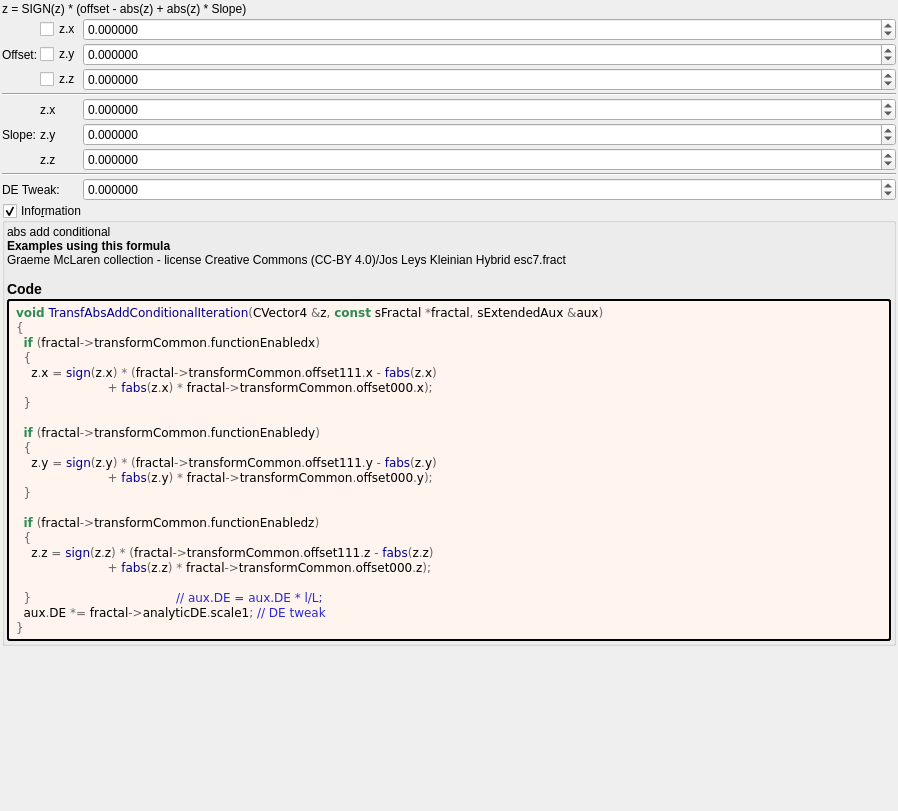
<?xml version="1.0" encoding="UTF-8"?>
<ui version="4.0">
 <class>transf_abs_add_conditional</class>
 <widget class="QWidget" name="Form">
  <property name="geometry">
   <rect>
    <x>0</x>
    <y>0</y>
    <width>898</width>
    <height>811</height>
   </rect>
  </property>
  <property name="windowTitle">
   <string notr="true">transf_abs_add_conditional</string>
  </property>
  <layout class="QVBoxLayout" name="verticalLayout">
   <property name="spacing">
    <number>2</number>
   </property>
   <property name="leftMargin">
    <number>2</number>
   </property>
   <property name="topMargin">
    <number>2</number>
   </property>
   <property name="rightMargin">
    <number>2</number>
   </property>
   <property name="bottomMargin">
    <number>2</number>
   </property>
   <item>
    <widget class="QLabel" name="label_133">
     <property name="text">
      <string>z = SIGN(z) * (offset - abs(z) + abs(z) * Slope)</string>
     </property>
    </widget>
   </item>
   <item>
    <layout class="QGridLayout" name="gridLayout" columnstretch="0,0,1">
     <property name="spacing">
      <number>2</number>
     </property>
     <item row="9" column="1">
      <widget class="QLabel" name="label_117">
       <property name="text">
        <string notr="true">z.y</string>
       </property>
      </widget>
     </item>
     <item row="10" column="1">
      <widget class="QLabel" name="label_118">
       <property name="text">
        <string notr="true">z.z</string>
       </property>
      </widget>
     </item>
     <item row="9" column="2">
      <widget class="MyDoubleSpinBox" name="spinbox3_transf_offset_000_y">
       <property name="sizePolicy">
        <sizepolicy hsizetype="Minimum" vsizetype="Maximum">
         <horstretch>0</horstretch>
         <verstretch>0</verstretch>
        </sizepolicy>
       </property>
       <property name="prefix">
        <string/>
       </property>
       <property name="suffix">
        <string/>
       </property>
       <property name="decimals">
        <number>6</number>
       </property>
       <property name="minimum">
        <double>-99.989999999999995</double>
       </property>
       <property name="maximum">
        <double>99.989999999999995</double>
       </property>
       <property name="singleStep">
        <double>0.100000000000000</double>
       </property>
      </widget>
     </item>
     <item row="4" column="2">
      <widget class="MyDoubleSpinBox" name="spinbox3_transf_offset_111_y">
       <property name="sizePolicy">
        <sizepolicy hsizetype="Minimum" vsizetype="Maximum">
         <horstretch>0</horstretch>
         <verstretch>0</verstretch>
        </sizepolicy>
       </property>
       <property name="prefix">
        <string/>
       </property>
       <property name="suffix">
        <string/>
       </property>
       <property name="decimals">
        <number>6</number>
       </property>
       <property name="minimum">
        <double>-99.989999999999995</double>
       </property>
       <property name="maximum">
        <double>99.989999999999995</double>
       </property>
       <property name="singleStep">
        <double>0.100000000000000</double>
       </property>
      </widget>
     </item>
     <item row="4" column="0">
      <widget class="QLabel" name="label_108">
       <property name="text">
        <string>Offset:</string>
       </property>
      </widget>
     </item>
     <item row="11" column="0" colspan="3">
      <widget class="Line" name="line_3">
       <property name="orientation">
        <enum>Qt::Horizontal</enum>
       </property>
      </widget>
     </item>
     <item row="5" column="1">
      <widget class="MyCheckBox" name="checkBox_transf_function_enabledz">
       <property name="text">
        <string notr="true">z.z</string>
       </property>
      </widget>
     </item>
     <item row="3" column="2">
      <widget class="MyDoubleSpinBox" name="spinbox3_transf_offset_111_x">
       <property name="sizePolicy">
        <sizepolicy hsizetype="Minimum" vsizetype="Maximum">
         <horstretch>0</horstretch>
         <verstretch>0</verstretch>
        </sizepolicy>
       </property>
       <property name="prefix">
        <string/>
       </property>
       <property name="suffix">
        <string/>
       </property>
       <property name="decimals">
        <number>6</number>
       </property>
       <property name="minimum">
        <double>-99.989999999999995</double>
       </property>
       <property name="maximum">
        <double>99.989999999999995</double>
       </property>
       <property name="singleStep">
        <double>0.100000000000000</double>
       </property>
      </widget>
     </item>
     <item row="7" column="0" colspan="3">
      <widget class="Line" name="line_7">
       <property name="orientation">
        <enum>Qt::Horizontal</enum>
       </property>
      </widget>
     </item>
     <item row="4" column="1">
      <widget class="MyCheckBox" name="checkBox_transf_function_enabledy">
       <property name="text">
        <string notr="true">z.y</string>
       </property>
      </widget>
     </item>
     <item row="8" column="1">
      <widget class="QLabel" name="label_116">
       <property name="text">
        <string notr="true">z.x</string>
       </property>
      </widget>
     </item>
     <item row="13" column="2">
      <widget class="MyDoubleSpinBox" name="spinbox_analyticDE_scale_1">
       <property name="sizePolicy">
        <sizepolicy hsizetype="Minimum" vsizetype="Maximum">
         <horstretch>0</horstretch>
         <verstretch>0</verstretch>
        </sizepolicy>
       </property>
       <property name="prefix">
        <string/>
       </property>
       <property name="suffix">
        <string/>
       </property>
       <property name="decimals">
        <number>6</number>
       </property>
       <property name="minimum">
        <double>-99.989999999999995</double>
       </property>
       <property name="maximum">
        <double>99.989999999999995</double>
       </property>
       <property name="singleStep">
        <double>0.100000000000000</double>
       </property>
      </widget>
     </item>
     <item row="8" column="2">
      <widget class="MyDoubleSpinBox" name="spinbox3_transf_offset_000_x">
       <property name="sizePolicy">
        <sizepolicy hsizetype="Minimum" vsizetype="Maximum">
         <horstretch>0</horstretch>
         <verstretch>0</verstretch>
        </sizepolicy>
       </property>
       <property name="prefix">
        <string/>
       </property>
       <property name="suffix">
        <string/>
       </property>
       <property name="decimals">
        <number>6</number>
       </property>
       <property name="minimum">
        <double>-99.989999999999995</double>
       </property>
       <property name="maximum">
        <double>99.989999999999995</double>
       </property>
       <property name="singleStep">
        <double>0.100000000000000</double>
       </property>
      </widget>
     </item>
     <item row="10" column="2">
      <widget class="MyDoubleSpinBox" name="spinbox3_transf_offset_000_z">
       <property name="sizePolicy">
        <sizepolicy hsizetype="Minimum" vsizetype="Maximum">
         <horstretch>0</horstretch>
         <verstretch>0</verstretch>
        </sizepolicy>
       </property>
       <property name="prefix">
        <string/>
       </property>
       <property name="suffix">
        <string/>
       </property>
       <property name="decimals">
        <number>6</number>
       </property>
       <property name="minimum">
        <double>-99.989999999999995</double>
       </property>
       <property name="maximum">
        <double>99.989999999999995</double>
       </property>
       <property name="singleStep">
        <double>0.100000000000000</double>
       </property>
      </widget>
     </item>
     <item row="3" column="1">
      <widget class="MyCheckBox" name="checkBox_transf_function_enabledx">
       <property name="text">
        <string notr="true">z.x</string>
       </property>
      </widget>
     </item>
     <item row="5" column="2">
      <widget class="MyDoubleSpinBox" name="spinbox3_transf_offset_111_z">
       <property name="sizePolicy">
        <sizepolicy hsizetype="Minimum" vsizetype="Maximum">
         <horstretch>0</horstretch>
         <verstretch>0</verstretch>
        </sizepolicy>
       </property>
       <property name="prefix">
        <string/>
       </property>
       <property name="suffix">
        <string/>
       </property>
       <property name="decimals">
        <number>6</number>
       </property>
       <property name="minimum">
        <double>-99.989999999999995</double>
       </property>
       <property name="maximum">
        <double>99.989999999999995</double>
       </property>
       <property name="singleStep">
        <double>0.100000000000000</double>
       </property>
      </widget>
     </item>
     <item row="9" column="0">
      <widget class="QLabel" name="label_119">
       <property name="text">
        <string>Slope:</string>
       </property>
      </widget>
     </item>
     <item row="13" column="0" colspan="2">
      <widget class="QLabel" name="label_112">
       <property name="text">
        <string>DE Tweak:</string>
       </property>
      </widget>
     </item>
    </layout>
   </item>
   <item>
    <widget class="MyGroupBox" name="groupCheck_info">
     <property name="title">
      <string>Info&amp;rmation</string>
     </property>
     <property name="flat">
      <bool>false</bool>
     </property>
     <property name="checkable">
      <bool>true</bool>
     </property>
     <layout class="QVBoxLayout" name="verticalLayout_2">
      <property name="spacing">
       <number>2</number>
      </property>
      <property name="leftMargin">
       <number>2</number>
      </property>
      <property name="topMargin">
       <number>2</number>
      </property>
      <property name="rightMargin">
       <number>2</number>
      </property>
      <property name="bottomMargin">
       <number>2</number>
      </property>
      <item>
       <widget class="QLabel" name="label_information_general">
        <property name="text">
         <string notr="true">&lt;p&gt;abs add conditional&lt;/p&gt;&lt;table&gt;
&lt;/table&gt;
&lt;br&gt;&lt;b&gt;Examples using this formula&lt;/b&gt;&lt;br&gt;Graeme McLaren  collection - license Creative Commons  (CC-BY 4.0)/Jos Leys Kleinian Hybrid esc7.fract&lt;h3&gt;Code&lt;/h3&gt;</string>
        </property>
        <property name="wordWrap">
         <bool>true</bool>
        </property>
        <property name="openExternalLinks">
         <bool>true</bool>
        </property>
        <property name="textInteractionFlags">
         <set>Qt::LinksAccessibleByMouse|Qt::TextSelectableByMouse</set>
        </property>
       </widget>
      </item>
      <item>
       <widget class="QLabel" name="label_code_content">
        <property name="styleSheet">
         <string notr="true">border-style: outset; border-width: 2px; border-radius: 3px; border-color: black; background-color: #fff5ee; padding: 4px;</string>
        </property>
        <property name="text">
         <string notr="true">&lt;body style=&quot;background-color:#fff5ee&quot;&gt;
&lt;pre style=&quot;color:#000000; background-color:#fff5ee;  font-family:'Courier New',monospace;&quot;&gt;&lt;span style=&quot;color:#2e8b57; font-weight:bold&quot;&gt;void&lt;/span&gt; &lt;span style=&quot;color:#00008f&quot;&gt;TransfAbsAddConditionalIteration&lt;/span&gt;&lt;span style=&quot;color:#676767&quot;&gt;(&lt;/span&gt;CVector4 &lt;span style=&quot;color:#676767&quot;&gt;&amp;amp;&lt;/span&gt;z&lt;span style=&quot;color:#676767&quot;&gt;,&lt;/span&gt; &lt;span style=&quot;color:#2e8b57; font-weight:bold&quot;&gt;const&lt;/span&gt; sFractal &lt;span style=&quot;color:#676767&quot;&gt;*&lt;/span&gt;fractal&lt;span style=&quot;color:#676767&quot;&gt;,&lt;/span&gt; sExtendedAux &lt;span style=&quot;color:#676767&quot;&gt;&amp;amp;&lt;/span&gt;aux&lt;span style=&quot;color:#676767&quot;&gt;)&lt;/span&gt;
&lt;span style=&quot;color:#676767&quot;&gt;{&lt;/span&gt;
  &lt;span style=&quot;color:#2e8b57; font-weight:bold&quot;&gt;if&lt;/span&gt; &lt;span style=&quot;color:#676767&quot;&gt;(&lt;/span&gt;fractal&lt;span style=&quot;color:#676767&quot;&gt;-&amp;gt;&lt;/span&gt;transformCommon&lt;span style=&quot;color:#676767&quot;&gt;.&lt;/span&gt;functionEnabledx&lt;span style=&quot;color:#676767&quot;&gt;)&lt;/span&gt;
  &lt;span style=&quot;color:#676767&quot;&gt;{&lt;/span&gt;
    z&lt;span style=&quot;color:#676767&quot;&gt;.&lt;/span&gt;x &lt;span style=&quot;color:#676767&quot;&gt;=&lt;/span&gt; &lt;span style=&quot;color:#00008f&quot;&gt;sign&lt;/span&gt;&lt;span style=&quot;color:#676767&quot;&gt;(&lt;/span&gt;z&lt;span style=&quot;color:#676767&quot;&gt;.&lt;/span&gt;x&lt;span style=&quot;color:#676767&quot;&gt;) * (&lt;/span&gt;fractal&lt;span style=&quot;color:#676767&quot;&gt;-&amp;gt;&lt;/span&gt;transformCommon&lt;span style=&quot;color:#676767&quot;&gt;.&lt;/span&gt;offset111&lt;span style=&quot;color:#676767&quot;&gt;.&lt;/span&gt;x &lt;span style=&quot;color:#676767&quot;&gt;-&lt;/span&gt; &lt;span style=&quot;color:#00008f&quot;&gt;fabs&lt;/span&gt;&lt;span style=&quot;color:#676767&quot;&gt;(&lt;/span&gt;z&lt;span style=&quot;color:#676767&quot;&gt;.&lt;/span&gt;x&lt;span style=&quot;color:#676767&quot;&gt;)&lt;/span&gt;
                        &lt;span style=&quot;color:#676767&quot;&gt;+&lt;/span&gt; &lt;span style=&quot;color:#00008f&quot;&gt;fabs&lt;/span&gt;&lt;span style=&quot;color:#676767&quot;&gt;(&lt;/span&gt;z&lt;span style=&quot;color:#676767&quot;&gt;.&lt;/span&gt;x&lt;span style=&quot;color:#676767&quot;&gt;) *&lt;/span&gt; fractal&lt;span style=&quot;color:#676767&quot;&gt;-&amp;gt;&lt;/span&gt;transformCommon&lt;span style=&quot;color:#676767&quot;&gt;.&lt;/span&gt;offset000&lt;span style=&quot;color:#676767&quot;&gt;.&lt;/span&gt;x&lt;span style=&quot;color:#676767&quot;&gt;);&lt;/span&gt;
  &lt;span style=&quot;color:#676767&quot;&gt;}&lt;/span&gt;

  &lt;span style=&quot;color:#2e8b57; font-weight:bold&quot;&gt;if&lt;/span&gt; &lt;span style=&quot;color:#676767&quot;&gt;(&lt;/span&gt;fractal&lt;span style=&quot;color:#676767&quot;&gt;-&amp;gt;&lt;/span&gt;transformCommon&lt;span style=&quot;color:#676767&quot;&gt;.&lt;/span&gt;functionEnabledy&lt;span style=&quot;color:#676767&quot;&gt;)&lt;/span&gt;
  &lt;span style=&quot;color:#676767&quot;&gt;{&lt;/span&gt;
    z&lt;span style=&quot;color:#676767&quot;&gt;.&lt;/span&gt;y &lt;span style=&quot;color:#676767&quot;&gt;=&lt;/span&gt; &lt;span style=&quot;color:#00008f&quot;&gt;sign&lt;/span&gt;&lt;span style=&quot;color:#676767&quot;&gt;(&lt;/span&gt;z&lt;span style=&quot;color:#676767&quot;&gt;.&lt;/span&gt;y&lt;span style=&quot;color:#676767&quot;&gt;) * (&lt;/span&gt;fractal&lt;span style=&quot;color:#676767&quot;&gt;-&amp;gt;&lt;/span&gt;transformCommon&lt;span style=&quot;color:#676767&quot;&gt;.&lt;/span&gt;offset111&lt;span style=&quot;color:#676767&quot;&gt;.&lt;/span&gt;y &lt;span style=&quot;color:#676767&quot;&gt;-&lt;/span&gt; &lt;span style=&quot;color:#00008f&quot;&gt;fabs&lt;/span&gt;&lt;span style=&quot;color:#676767&quot;&gt;(&lt;/span&gt;z&lt;span style=&quot;color:#676767&quot;&gt;.&lt;/span&gt;y&lt;span style=&quot;color:#676767&quot;&gt;)&lt;/span&gt;
                        &lt;span style=&quot;color:#676767&quot;&gt;+&lt;/span&gt; &lt;span style=&quot;color:#00008f&quot;&gt;fabs&lt;/span&gt;&lt;span style=&quot;color:#676767&quot;&gt;(&lt;/span&gt;z&lt;span style=&quot;color:#676767&quot;&gt;.&lt;/span&gt;y&lt;span style=&quot;color:#676767&quot;&gt;) *&lt;/span&gt; fractal&lt;span style=&quot;color:#676767&quot;&gt;-&amp;gt;&lt;/span&gt;transformCommon&lt;span style=&quot;color:#676767&quot;&gt;.&lt;/span&gt;offset000&lt;span style=&quot;color:#676767&quot;&gt;.&lt;/span&gt;y&lt;span style=&quot;color:#676767&quot;&gt;);&lt;/span&gt;
  &lt;span style=&quot;color:#676767&quot;&gt;}&lt;/span&gt;

  &lt;span style=&quot;color:#2e8b57; font-weight:bold&quot;&gt;if&lt;/span&gt; &lt;span style=&quot;color:#676767&quot;&gt;(&lt;/span&gt;fractal&lt;span style=&quot;color:#676767&quot;&gt;-&amp;gt;&lt;/span&gt;transformCommon&lt;span style=&quot;color:#676767&quot;&gt;.&lt;/span&gt;functionEnabledz&lt;span style=&quot;color:#676767&quot;&gt;)&lt;/span&gt;
  &lt;span style=&quot;color:#676767&quot;&gt;{&lt;/span&gt;
    z&lt;span style=&quot;color:#676767&quot;&gt;.&lt;/span&gt;z &lt;span style=&quot;color:#676767&quot;&gt;=&lt;/span&gt; &lt;span style=&quot;color:#00008f&quot;&gt;sign&lt;/span&gt;&lt;span style=&quot;color:#676767&quot;&gt;(&lt;/span&gt;z&lt;span style=&quot;color:#676767&quot;&gt;.&lt;/span&gt;z&lt;span style=&quot;color:#676767&quot;&gt;) * (&lt;/span&gt;fractal&lt;span style=&quot;color:#676767&quot;&gt;-&amp;gt;&lt;/span&gt;transformCommon&lt;span style=&quot;color:#676767&quot;&gt;.&lt;/span&gt;offset111&lt;span style=&quot;color:#676767&quot;&gt;.&lt;/span&gt;z &lt;span style=&quot;color:#676767&quot;&gt;-&lt;/span&gt; &lt;span style=&quot;color:#00008f&quot;&gt;fabs&lt;/span&gt;&lt;span style=&quot;color:#676767&quot;&gt;(&lt;/span&gt;z&lt;span style=&quot;color:#676767&quot;&gt;.&lt;/span&gt;z&lt;span style=&quot;color:#676767&quot;&gt;)&lt;/span&gt;
                        &lt;span style=&quot;color:#676767&quot;&gt;+&lt;/span&gt; &lt;span style=&quot;color:#00008f&quot;&gt;fabs&lt;/span&gt;&lt;span style=&quot;color:#676767&quot;&gt;(&lt;/span&gt;z&lt;span style=&quot;color:#676767&quot;&gt;.&lt;/span&gt;z&lt;span style=&quot;color:#676767&quot;&gt;) *&lt;/span&gt; fractal&lt;span style=&quot;color:#676767&quot;&gt;-&amp;gt;&lt;/span&gt;transformCommon&lt;span style=&quot;color:#676767&quot;&gt;.&lt;/span&gt;offset000&lt;span style=&quot;color:#676767&quot;&gt;.&lt;/span&gt;z&lt;span style=&quot;color:#676767&quot;&gt;);&lt;/span&gt;

  &lt;span style=&quot;color:#676767&quot;&gt;}&lt;/span&gt;                                      &lt;span style=&quot;color:#2929cc&quot;&gt;// aux.DE = aux.DE * l/L;&lt;/span&gt;
  aux&lt;span style=&quot;color:#676767&quot;&gt;.&lt;/span&gt;DE &lt;span style=&quot;color:#676767&quot;&gt;*=&lt;/span&gt; fractal&lt;span style=&quot;color:#676767&quot;&gt;-&amp;gt;&lt;/span&gt;analyticDE&lt;span style=&quot;color:#676767&quot;&gt;.&lt;/span&gt;scale1&lt;span style=&quot;color:#676767&quot;&gt;;&lt;/span&gt; &lt;span style=&quot;color:#2929cc&quot;&gt;// DE tweak&lt;/span&gt;
&lt;span style=&quot;color:#676767&quot;&gt;}&lt;/span&gt;
&lt;/pre&gt;
&lt;/body&gt;</string>
        </property>
        <property name="wordWrap">
         <bool>true</bool>
        </property>
        <property name="openExternalLinks">
         <bool>true</bool>
        </property>
        <property name="textInteractionFlags">
         <set>Qt::LinksAccessibleByMouse|Qt::TextSelectableByMouse</set>
        </property>
       </widget>
      </item>
     </layout>
    </widget>
   </item>
   <item>
    <spacer name="verticalSpacer">
     <property name="orientation">
      <enum>Qt::Vertical</enum>
     </property>
     <property name="sizeHint" stdset="0">
      <size>
       <width>20</width>
       <height>40</height>
      </size>
     </property>
    </spacer>
   </item>
  </layout>
 </widget>
 <customwidgets>
  <customwidget>
   <class>MyDoubleSpinBox</class>
   <extends>QDoubleSpinBox</extends>
   <header>my_double_spin_box.h</header>
  </customwidget>
  <customwidget>
   <class>MyGroupBox</class>
   <extends>QGroupBox</extends>
   <header>my_group_box.h</header>
   <container>1</container>
  </customwidget>
  <customwidget>
   <class>MyCheckBox</class>
   <extends>QCheckBox</extends>
   <header>my_check_box.h</header>
  </customwidget>
 </customwidgets>
 <tabstops>
  <tabstop>checkBox_transf_function_enabledx</tabstop>
  <tabstop>spinbox3_transf_offset_111_x</tabstop>
  <tabstop>checkBox_transf_function_enabledy</tabstop>
  <tabstop>spinbox3_transf_offset_111_y</tabstop>
  <tabstop>checkBox_transf_function_enabledz</tabstop>
  <tabstop>spinbox3_transf_offset_111_z</tabstop>
  <tabstop>spinbox3_transf_offset_000_x</tabstop>
  <tabstop>spinbox3_transf_offset_000_y</tabstop>
  <tabstop>spinbox3_transf_offset_000_z</tabstop>
  <tabstop>spinbox_analyticDE_scale_1</tabstop>
  <tabstop>groupCheck_info</tabstop>
 </tabstops>
 <resources/>
 <connections>
  <connection>
   <sender>checkBox_transf_function_enabledx</sender>
   <signal>toggled(bool)</signal>
   <receiver>spinbox3_transf_offset_111_x</receiver>
   <slot>setEnabled(bool)</slot>
   <hints>
    <hint type="sourcelabel">
     <x>88</x>
     <y>30</y>
    </hint>
    <hint type="destinationlabel">
     <x>847</x>
     <y>35</y>
    </hint>
   </hints>
  </connection>
  <connection>
   <sender>checkBox_transf_function_enabledx</sender>
   <signal>toggled(bool)</signal>
   <receiver>spinbox3_transf_offset_000_x</receiver>
   <slot>setEnabled(bool)</slot>
   <hints>
    <hint type="sourcelabel">
     <x>96</x>
     <y>37</y>
    </hint>
    <hint type="destinationlabel">
     <x>837</x>
     <y>134</y>
    </hint>
   </hints>
  </connection>
  <connection>
   <sender>checkBox_transf_function_enabledy</sender>
   <signal>toggled(bool)</signal>
   <receiver>spinbox3_transf_offset_111_y</receiver>
   <slot>setEnabled(bool)</slot>
   <hints>
    <hint type="sourcelabel">
     <x>103</x>
     <y>64</y>
    </hint>
    <hint type="destinationlabel">
     <x>831</x>
     <y>75</y>
    </hint>
   </hints>
  </connection>
  <connection>
   <sender>checkBox_transf_function_enabledy</sender>
   <signal>toggled(bool)</signal>
   <receiver>spinbox3_transf_offset_000_y</receiver>
   <slot>setEnabled(bool)</slot>
   <hints>
    <hint type="sourcelabel">
     <x>99</x>
     <y>62</y>
    </hint>
    <hint type="destinationlabel">
     <x>843</x>
     <y>168</y>
    </hint>
   </hints>
  </connection>
  <connection>
   <sender>checkBox_transf_function_enabledz</sender>
   <signal>toggled(bool)</signal>
   <receiver>spinbox3_transf_offset_111_z</receiver>
   <slot>setEnabled(bool)</slot>
   <hints>
    <hint type="sourcelabel">
     <x>78</x>
     <y>95</y>
    </hint>
    <hint type="destinationlabel">
     <x>843</x>
     <y>103</y>
    </hint>
   </hints>
  </connection>
  <connection>
   <sender>checkBox_transf_function_enabledz</sender>
   <signal>toggled(bool)</signal>
   <receiver>spinbox3_transf_offset_000_z</receiver>
   <slot>setEnabled(bool)</slot>
   <hints>
    <hint type="sourcelabel">
     <x>83</x>
     <y>96</y>
    </hint>
    <hint type="destinationlabel">
     <x>837</x>
     <y>196</y>
    </hint>
   </hints>
  </connection>
 </connections>
</ui>
